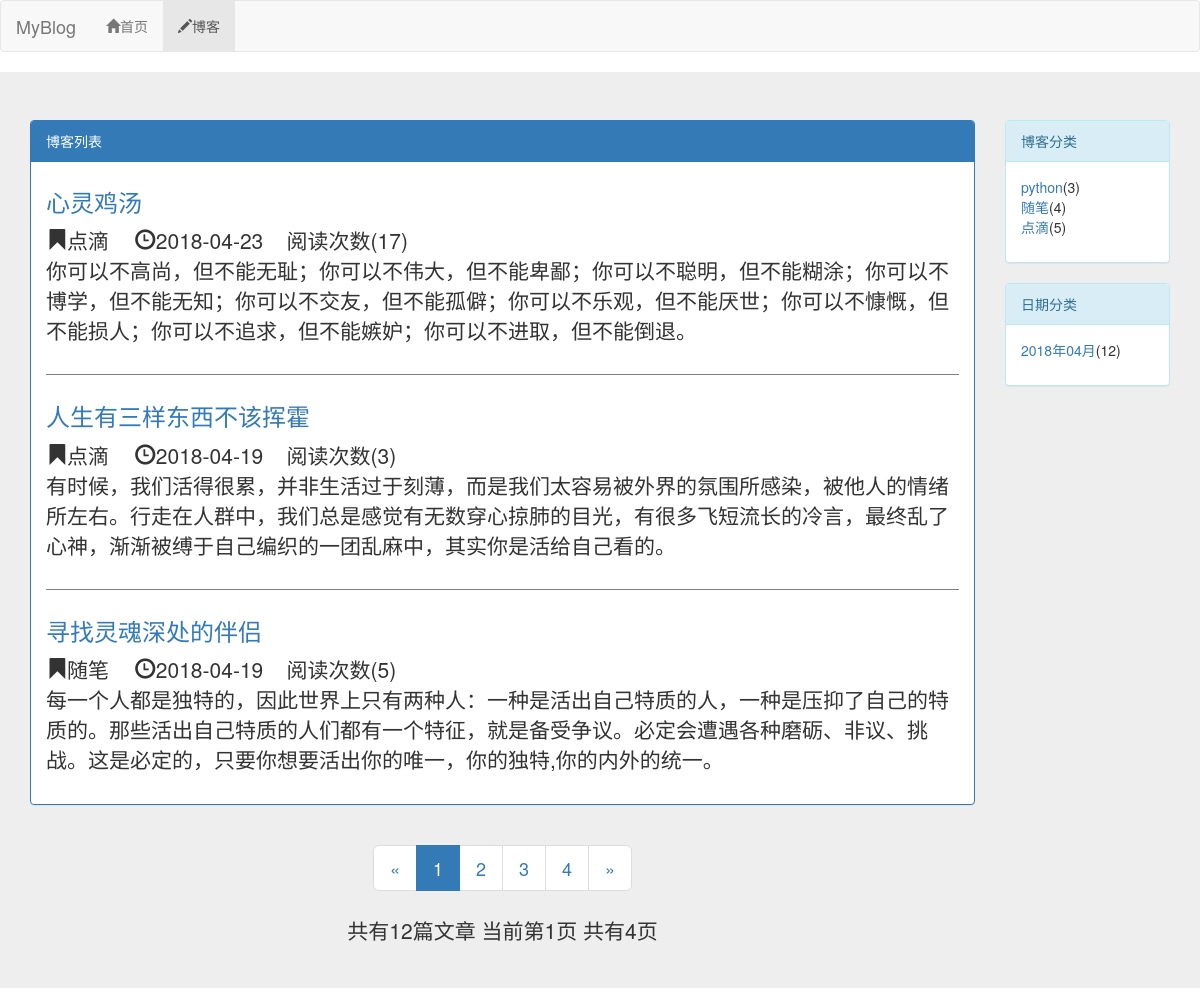
Screenshot of /blog/ with the database file from the repository.
### blog/models.py (models this page shows, shortened)
class Blog(models.Model,ReadNumExpandMethod):
    title=models.CharField(max_length=50)
    blog_type=models.ForeignKey(BlogType,on_delete=models.DO_NOTHING)
    content=RichTextUploadingField()
    read_details=GenericRelation(ReadDetail)
    author=models.ForeignKey(User,on_delete=models.DO_NOTHING)
    creat_time=models.DateTimeField(auto_now_add=True)
    last_updated_time=models.DateTimeField(auto_now=True)
    class Meta:
        ordering=['-creat_time']

class BlogType(models.Model):
    type_name=models.CharField(max_length=15)
    def __str__(self):
        return self.type_name

### read_statistics/models.py (models this page shows)
class ReadNum(models.Model):
    read_num=models.IntegerField(default=0)
    content_type = models.ForeignKey(ContentType, on_delete=models.DO_NOTHING)
    object_id = models.PositiveIntegerField()
    content_object = GenericForeignKey('content_type', 'object_id')

### blog/views.py (the view)
# urls.py: path('',views.blog_list,name='blog_list'),
def blog_list(request):
    blogs_all_list=Blog.objects.all()
    context=get_blog_list_common_data(request,blogs_all_list)
    return render_to_response('blog/blog_list.html',context)

### read_statistics/models.py (called while the page is built)
    def get_read_num(self):
        try:
            ct = ContentType.objects.get_for_model(self)
            readnum = ReadNum.objects.get(content_type=ct, object_id=self.pk)
            return readnum.read_num
        except exceptions.ObjectDoesNotExist:
            return 0

### blog/templates/blog/blog_list.html (shortened to what this page needs)
{% extends "base.html" %}
{% block nav_blog_active %} active {% endblock %}
{% load staticfiles %}
{% block hearder_extend %}
    <link rel="stylesheet" href="{% static 'blog/blog.css' %}">
{% endblock %}
{% block content %}
<div class="jumbotron">
<div class="container">
  <div class="row">
    <div class="col-xs-12 col-sm-8 col-md-9 col-lg-10">
        <div class="panel panel-primary">
            <div class="panel-heading">{% block blog_list_title %}
              博客列表
            {% endblock blog_list_title %}   </div>
            <div class="panel-body">
              {% for blog in blogs %}
                <div class="blog">
                        <h3> <a href="{% url 'blog_detail' blog.pk %}" style="text-decoration:none">{{ blog.title }}</a></h3>
                        <p class="blog-info">
                            <span class="glyphicon glyphicon-bookmark"></span>{{ blog.blog_type }}
                            <span class="glyphicon glyphicon-time" style="margin-left:20px"></span>{{ blog.creat_time|date:"Y-m-d" }}
                             &nbsp;&nbsp;&nbsp;阅读次数({{ blog.get_read_num }})
                        </p>
                    <p>{{ blog.content|striptags|truncatechars:120}}</p>
                </div>
                {% empty %}
                <div class="blog">
                    <h3>暂无博客，请期待</h3>
                </div>
                {% endfor %}
            </div>
          </div>
          <div class="paginator" aria-label="Page navigation">
            <ul class="pagination pagination-lg">
                <li>
                    {% if page_of_blogs.has_previous%}
                        <a href="?page={{ page_of_blogs.previous_page_number }}" aria-label="Previous">
                         <span aria-hidden="true">&laquo;</span>
                        </a>
                    {% else %}
                    <span aria-hidden="true">&laquo;</span>
                    {% endif %}
                </li>
                {% for page_num in page_range %}
                     {% if page_num == page_of_blogs.number %}
                    <li class="active">
                        <span>{{ page_num }}</span>
                    </li>
                     {% else %} {% if page_num == '...' %}
                    <li>
                        <span>{{ page_num }}</span>
                    </li>
                    {% else %}
                    <li>
                        <a href="?page={{ page_num }}">{{ page_num }}</a>
                    </li>
                    {% endif %} {% endif %} {% endfor %}
                <li>
                    {% if page_of_blogs.has_next%}
                         <a href="?page={{ page_of_blogs.next_page_number }}" aria-label="Next">
                         <span aria-hidden="true">&raquo;</span>
                        </a>
                    {% else %}
                        <span aria-hidden="true">&raquo;</span>
                    {% endif %}
                </li>
            </ul>
              <p>
                  共有{{ page_of_blogs.paginator.count }}篇文章
                  当前第{{ page_of_blogs.number }}页
                  共有{{ page_of_blogs.paginator.num_pages }}页
              </p>
          </div>
    </div>
    <div class="hidden-xs col-sm-4 col-md-3 col-lg-2">
        <div class="panel panel-info">
            <div class="panel-heading">博客分类</div>
            <div class="panel-body">
                <ul class="blog-types">
                    {%  for blog_type in blog_types %}
                        <li>
                          <a href="{% url 'blogs_with_type' blog_type.pk %}">{{ blog_type.type_name }}</a>({{ blog_type.blog_count }})
                        </li>
                    {% empty %}
                         <li>暂无分类</li>
                    {% endfor %}
                  </ul>
            </div>
        </div>
        <div class="panel panel-info">
            <div class="panel-heading">日期分类</div>
            <div class="panel-body">
                <ul class="blog-types">
                    {%  for blog_date,blog_count in blog_dates.items %}
                        <li>
                          <a href="{% url 'blogs_with_date' blog_date.year blog_date.month %}">{{ blog_date|date:"Y年m月" }}</a>({{ blog_count }})
                        </li>
                    {% empty %}
                         <li>暂无分类</li>
                    {% endfor %}
                  </ul>
            </div>
        </div>
    </div>
  </div>
</div>
</div>
{% endblock%}

### static/base.css (style rules this page uses)
* { margin: 0; padding: 0; }
ul { list-style-type: none; }

### blog/static/blog/blog.css (style rules this page uses)
ul.blog-types { list-style-type: none; }
div.blog:not(:last-child) { margin-bottom: 2em; padding-bottom: 1em; border-bottom: 1px solid grey; }
div.blog p.blog-info { margin-bottom: 0; }
div.blog h3 { margin-top: 0.5em; }
div.paginator { text-align: center; }

### rows the page displays
Blog: title "心灵鸡汤", blog_type "点滴", creat_time "2018-04-23", get_read_num "17", content "你可以不高尚，但不能无耻；你可以不伟大，但不能卑鄙；你可以不聪明，但不能糊涂；你可以不博学，但不能无知；你可以不交友，但不能孤僻；你可以不乐观，但不能厌世；你可以不慷慨，但不能损人；你可以不追求，但不能嫉妒；你可以不进取，但不能倒退。"
Blog: title "人生有三样东西不该挥霍", blog_type "点滴", creat_time "2018-04-19", get_read_num "3", content "有时候，我们活得很累，并非生活过于刻薄，而是我们太容易被外界的氛围所感染，被他人的情绪所左右。行走在人群中，我们总是感觉有无数穿心掠肺的目光，有很多飞短流长的冷言，最终乱了心神，渐渐被缚于自己编织的一团乱麻中，其实你是活给自己看的。"
Blog: title "寻找灵魂深处的伴侣", blog_type "随笔", creat_time "2018-04-19", get_read_num "5", content "每一个人都是独特的，因此世界上只有两种人：一种是活出自己特质的人，一种是压抑了自己的特质的。那些活出自己特质的人们都有一个特征，就是备受争议。必定会遭遇各种磨砺、非议、挑战。这是必定的，只要你想要活出你的唯一，你的独特,你的内外的统一。"
BlogType: type_name "python", blog_count "3"
BlogType: type_name "随笔", blog_count "4"
BlogType: type_name "点滴", blog_count "5"

### other values shown
{{ page_num }} "1"
{{ page_num }} "2" "3" "4"
{{ page_of_blogs.paginator.count }} "12"
{{ page_of_blogs.number }} "1"
{{ page_of_blogs.paginator.num_pages }} "4"
{{ blog_date|date:"Y年m月" }} "2018年04月"
{{ blog_count }} "12"
